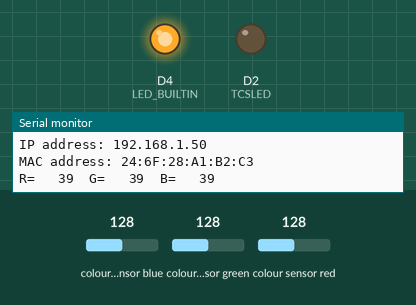
The sketch below on a simulated ESP8266 (NodeMCU). On the bench: output pins drawn as LEDs (lit = HIGH, except the on-board LED, lit = LOW), the last lines printed to the serial monitor. Wiring (inferred from the names in the program): TCS3200 colour sensor: output D1; S2 D7; S3 D8; S0 D5; S1 D6. Inputs (shaded band) come from the test bench; at power-on: colour sensor blue 128, colour sensor green 128, colour sensor red 128. WiFi joins after 1.5 s; servers stay silent unless stated; pins used as bus, display or sensor lines are not drawn.

Above: at 1.8 s.
At 12.6 s:
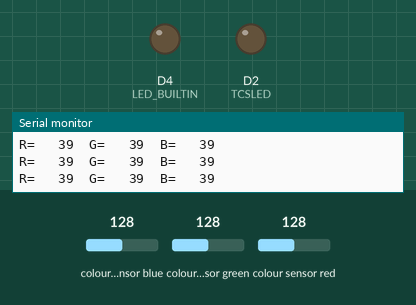
Timing chart, 0 to 14.4 s (numbered marks = the images above):
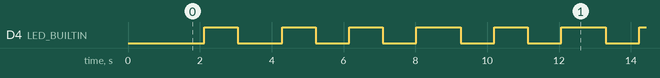

Measured:
- by itself, D4 (LED_BUILTIN): moves between LOW and HIGH, repeating every 9.9 s
- by itself, everything shown: repeats every 9.9 s, in 10 steps

The sketch:

prismatic-light.ino
```cpp
#include <ESP8266WiFi.h>
#include <ESP8266mDNS.h>
#include <WiFiUdp.h>
#include <ArduinoOTA.h>

#ifndef STASSID
#define STASSID "morboscafe"
#define STAPSK  "kombupie"
#endif

const char* ssid = STASSID;
const char* password = STAPSK;

void setup() {
  Serial.begin(115200);
  Serial.println("Booting");
  WiFi.mode(WIFI_STA);
  WiFi.begin(ssid, password);
  while (WiFi.waitForConnectResult() != WL_CONNECTED) {
    Serial.println("Connection Failed! Rebooting...");
    delay(5000);
    ESP.restart();
  }

  // Port defaults to 8266
  // ArduinoOTA.setPort(8266);

  // Hostname defaults to esp8266-[ChipID]
//   ArduinoOTA.setHostname("A3");

  // No authentication by default
  // ArduinoOTA.setPassword("admin");

  // Password can be set with it's md5 value as well
  // MD5(admin) = 21232f297a57a5a743894a0e4a801fc3
  // ArduinoOTA.setPasswordHash("21232f297a57a5a743894a0e4a801fc3");

  ArduinoOTA.onStart([]() {
    String type;
    if (ArduinoOTA.getCommand() == U_FLASH) {
      type = "sketch";
    } else { // U_FS
      type = "filesystem";
    }

    // NOTE: if updating FS this would be the place to unmount FS using FS.end()
    Serial.println("Start updating " + type);
  });
  ArduinoOTA.onEnd([]() {
    Serial.println("\nEnd");
  });
  ArduinoOTA.onProgress([](unsigned int progress, unsigned int total) {
    Serial.printf("Progress: %u%%\r", (progress / (total / 100)));
  });
  ArduinoOTA.onError([](ota_error_t error) {
    Serial.printf("Error[%u]: ", error);
    if (error == OTA_AUTH_ERROR) {
      Serial.println("Auth Failed");
    } else if (error == OTA_BEGIN_ERROR) {
      Serial.println("Begin Failed");
    } else if (error == OTA_CONNECT_ERROR) {
      Serial.println("Connect Failed");
    } else if (error == OTA_RECEIVE_ERROR) {
      Serial.println("Receive Failed");
    } else if (error == OTA_END_ERROR) {
      Serial.println("End Failed");
    }
  });
  ArduinoOTA.begin();
  Serial.println("Ready");
  Serial.print("IP address: ");
  Serial.println(WiFi.localIP());

  Serial.print("MAC address: ");
  Serial.println(WiFi.macAddress());

  pinMode(LED_BUILTIN, OUTPUT);
  tcsSetup();
}

void loop() {
  ArduinoOTA.handle();

  long ms = millis();

  if (ms / 1000 % 2 == 0) {
    digitalWrite(LED_BUILTIN, HIGH);
  } else {
    digitalWrite(LED_BUILTIN, LOW);
  }

  tcsLoop();

  delay(10);
}
```

colorsensor.ino
```cpp
//int s0 = D5, s1 = D6, s2 = D7, s3 = D8;
//int out = D1;
//int flag = 0;
//byte counter = 0;
//byte countR = 0, countG = 0, countB = 0;
//
//void TCS() {
//  flag = 0;
//  digitalWrite(s1, HIGH);
//  digitalWrite(s0, HIGH);
//  digitalWrite(s2, LOW);
//  digitalWrite(s3, LOW);
//  attachInterrupt(0, ISR_INTO, CHANGE);
//  timer0_init();
//}
//
//void ISR_INTO() {
//  counter++;
//}
//
//void timer0_init(void) {
//  TCCR2A = 0x00;
//  TCCR2B = 0x07; //the clock frequency source 1024 points
//  TCNT2 = 100;   //10 ms overflow again
//  TIMSK2 = 0x01; //allow interrupt
//}
//
//int i = 0;
//ISR(TIMER2_OVF_vect) { //the timer 2, 10ms interrupt overflow again. Internal overflow interrupt executive function
//  TCNT2 = 100;
//  flag++;
//  if (flag == 1) {
//    countR = counter;
//    Serial.print("red=");
//    Serial.println(countR, DEC);
//    digitalWrite(s2, HIGH);
//    digitalWrite(s3, HIGH);
//  } else if (flag == 2) {
//    countG = counter;
//    Serial.print("green=");
//    Serial.println(countG, DEC);
//    digitalWrite(s2, LOW);
//    digitalWrite(s3, HIGH);
//  } else if (flag == 3) {
//    countB = counter;
//    Serial.print("blue=");
//    Serial.println(countB, DEC);
//    Serial.println("\n");
//    digitalWrite(s2, LOW);
//    digitalWrite(s3, LOW);
//  } else if (flag == 4) {
//    flag = 0;
//  }
//
//  counter = 0;
//}
//
//void colorSetup() {
////  Serial.begin(115200);
//  pinMode(s0, OUTPUT);
//  pinMode(s1, OUTPUT);
//  pinMode(s2, OUTPUT);
//  pinMode(s3, OUTPUT);
//}
//
//void colorLoop() {
//  TCS();
//  while (1);
//}
```

tcs.ino
```cpp
/*     Arduino Color Sensing Tutorial
 *
 *  by Dejan Nedelkovski, www.HowToMechatronics.com
 *
 */

#define S0 D5
#define S1 D6
#define S2 D7
#define S3 D8
#define sensorOut D1
#define TCSLED D2
#define sensorEnable D3

int frequency = 0;

void tcsSetup() {
  pinMode(S0, OUTPUT);
  pinMode(S1, OUTPUT);
  pinMode(S2, OUTPUT);
  pinMode(S3, OUTPUT);
  pinMode(sensorOut, INPUT);
  pinMode(sensorEnable, OUTPUT);
  pinMode(TCSLED, OUTPUT);

  // Setting frequency-scaling to 20%
  digitalWrite(S0,HIGH);
  digitalWrite(S1,LOW);

  digitalWrite(sensorEnable, LOW);
  digitalWrite(TCSLED, LOW);
}

void tcsLoop() {
  // Setting red filtered photodiodes to be read
  digitalWrite(S2,LOW);
  digitalWrite(S3,LOW);
  // Reading the output frequency
  frequency = pulseIn(sensorOut, LOW);
  // Printing the value on the serial monitor
  Serial.print("R= ");//printing name
  Serial.print("\t");//printing name
  Serial.print(frequency);//printing RED color frequency
  Serial.print("\t");//printing name
  delay(100);

  // Setting Green filtered photodiodes to be read
  digitalWrite(S2,HIGH);
  digitalWrite(S3,HIGH);
  // Reading the output frequency
  frequency = pulseIn(sensorOut, LOW);
  // Printing the value on the serial monitor
  Serial.print("G= ");//printing name
  Serial.print("\t");//printing name
  Serial.print(frequency);//printing RED color frequency
  Serial.print("\t");//printing name
  delay(100);

  // Setting Blue filtered photodiodes to be read
  digitalWrite(S2,LOW);
  digitalWrite(S3,HIGH);
  // Reading the output frequency
  frequency = pulseIn(sensorOut, LOW);
  // Printing the value on the serial monitor
  Serial.print("B= ");//printing name
  Serial.print("\t");//printing name
  Serial.print(frequency);//printing RED color frequency
  Serial.println("\t");//printing name
  delay(100);
}
```
